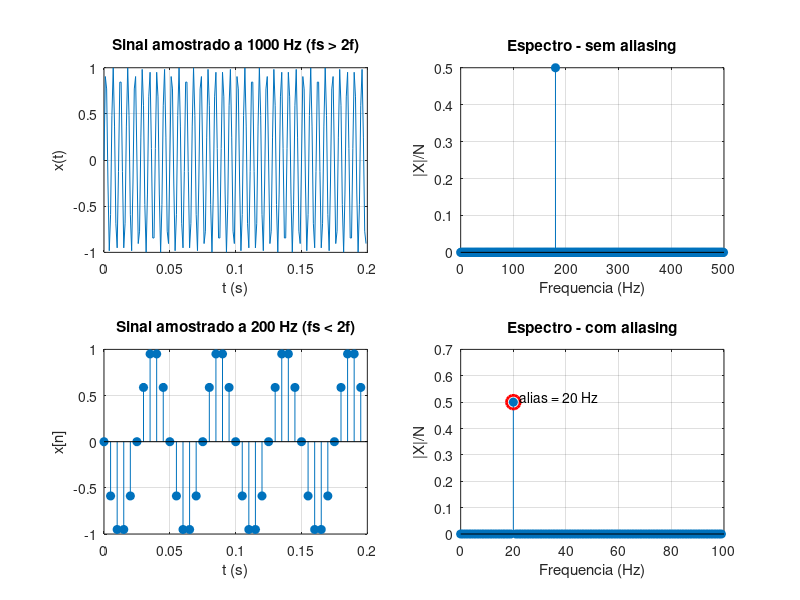

Source code (MATLAB):
% =========================================================================
% ATIVIDADE 03 - Efeito de Aliasing
% -------------------------------------------------------------------------
% Demonstra o fenomeno de aliasing reduzindo a taxa de amostragem de uma
% senoide de frequencia elevada. Compara os espectros antes e depois.
% =========================================================================

clear; clc; close all;

% --- Parametros do sinal "continuo" (alta taxa) ---
f_sig = 180;          % Hz - frequencia da senoide
fs1   = 1000;         % taxa de amostragem ADEQUADA   (fs1 > 2*f_sig)
fs2   = 200;          % taxa de amostragem INSUFICIENTE (fs2 < 2*f_sig)

T = 1;                % 1 segundo de sinal
t1 = 0:1/fs1:T-1/fs1;
t2 = 0:1/fs2:T-1/fs2;

x1 = sin(2*pi*f_sig*t1);
x2 = sin(2*pi*f_sig*t2);   % mesma senoide, amostrada com fs2

% --- FFT dos dois sinais ---
N1 = length(x1);  X1 = fft(x1);  f1 = (0:N1-1)*(fs1/N1);  mag1 = abs(X1)/N1;
N2 = length(x2);  X2 = fft(x2);  f2 = (0:N2-1)*(fs2/N2);  mag2 = abs(X2)/N2;

% --- Frequencia "alias" esperada quando fs < 2*f_sig ---
% Quando f_sig > fs/2, a senoide aparece em |f_sig - k*fs| dobrada em fs/2
f_alias = abs(f_sig - round(f_sig/fs2)*fs2);
fprintf('Frequencia original   : %.1f Hz\n', f_sig);
fprintf('fs adequado (Nyquist) : %.1f Hz  -> sem aliasing\n', fs1);
fprintf('fs reduzido           : %.1f Hz  -> alias em %.1f Hz\n', fs2, f_alias);

% --- Graficos ---
fig = figure('Name','Atividade 03 - Aliasing','Position',[100 100 1000 700]);

subplot(2,2,1);
plot(t1(1:200), x1(1:200));
title(sprintf('Sinal amostrado a %d Hz (fs > 2f)', fs1));
xlabel('t (s)'); ylabel('x(t)'); grid on;

subplot(2,2,2);
stem(f1(1:floor(N1/2)), mag1(1:floor(N1/2)), 'filled');
title('Espectro - sem aliasing');
xlabel('Frequencia (Hz)'); ylabel('|X|/N'); grid on;
xlim([0 fs1/2]);

subplot(2,2,3);
stem(t2(1:40), x2(1:40), 'filled');
title(sprintf('Sinal amostrado a %d Hz (fs < 2f)', fs2));
xlabel('t (s)'); ylabel('x[n]'); grid on;

subplot(2,2,4);
stem(f2(1:floor(N2/2)), mag2(1:floor(N2/2)), 'filled');
hold on;
plot(f_alias, max(mag2), 'ro', 'MarkerSize', 10, 'LineWidth', 2);
text(f_alias, max(mag2), sprintf('  alias = %.0f Hz', f_alias), ...
     'VerticalAlignment','bottom');
title('Espectro - com aliasing');
xlabel('Frequencia (Hz)'); ylabel('|X|/N'); grid on;
xlim([0 fs2/2]);

% --- Salvar PNG em Resultados/ ---
script_dir = fileparts(mfilename('fullpath'));
out_dir    = fullfile(script_dir, '..', '..', 'Resultados');
if ~exist(out_dir, 'dir'); mkdir(out_dir); end
print(fig, fullfile(out_dir, 'sim3_atividade3_aliasing.png'), '-dpng', '-r120');
fprintf('Figura salva em: %s\n', fullfile(out_dir, 'sim3_atividade3_aliasing.png'));
